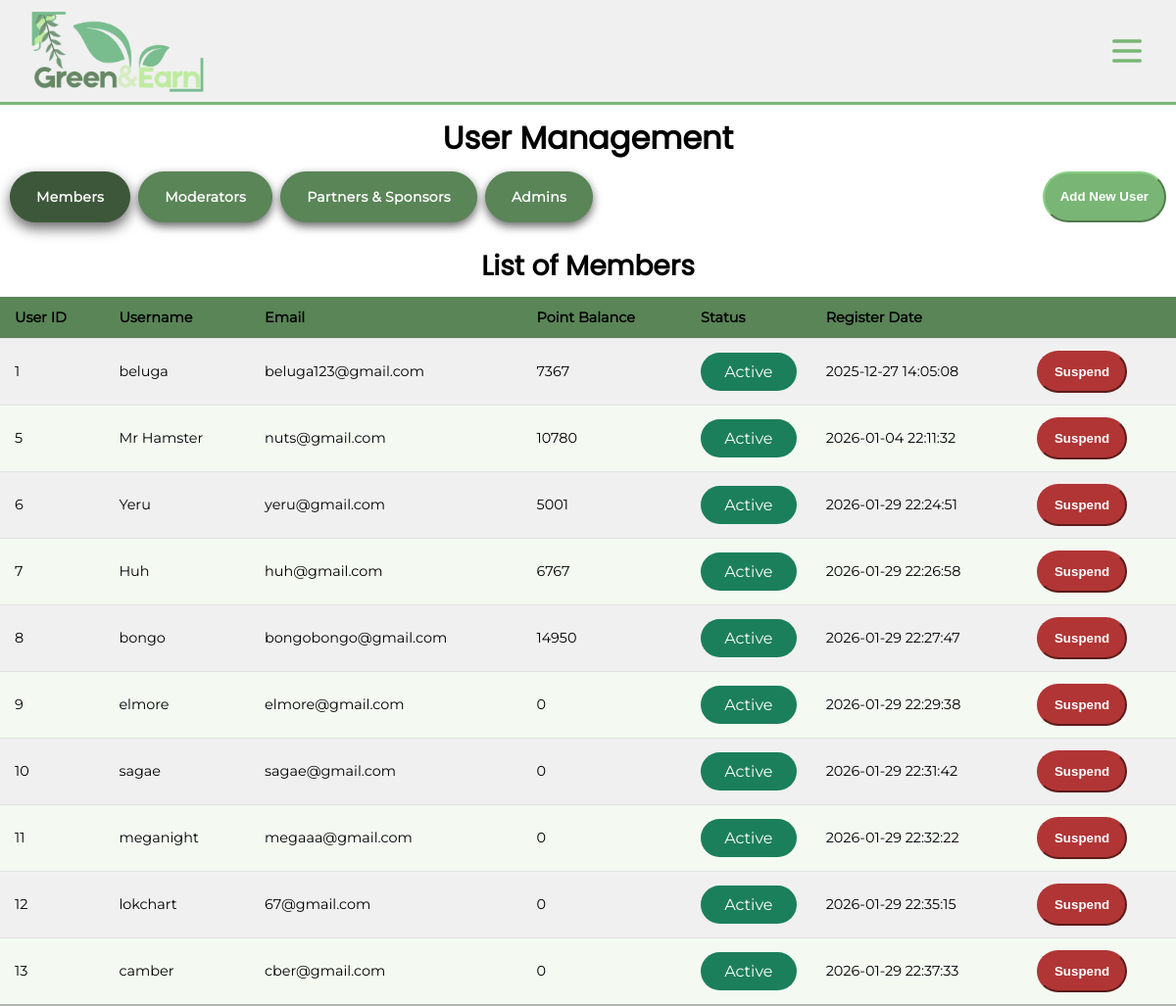
Page /php/admin/adminUserManagement.php (signed in) on the committed database.
### tables this page shows
CREATE TABLE `user` (
  `user_id` int(11) UNSIGNED NOT NULL,
  `role_id` int(11) UNSIGNED NOT NULL,
  `username` varchar(50) NOT NULL,
  `password_hash` varchar(255) NOT NULL,
  `email` varchar(100) NOT NULL,
  `bio` varchar(255) NOT NULL DEFAULT 'Ops, this person is too lazy to set their bio',
  `total_point_accumulated` int(11) NOT NULL DEFAULT 0,
  `point_balance` int(11) NOT NULL DEFAULT 0,
  `active_status` tinyint(1) NOT NULL DEFAULT 1,
  `register_date` datetime NOT NULL DEFAULT current_timestamp(),
  `profile_photo` varchar(255) NOT NULL
);

### php/admin/adminUserManagement.php (the view, shortened to what this page needs)
<?php
    include "../include/conn.php";
    $sqlMember = "SELECT * FROM user WHERE role_id = '2' ORDER BY user_id ASC";
    $resultMember = mysqli_query($dbConn, $sqlMember);
    $view = isset($_GET['view']) ? $_GET['view'] : 'memberPage';
?>
<!DOCTYPE html>
<html lang="en">
<head>
    <link rel="stylesheet" href="../../css/header.css">
    <link rel="stylesheet" href="../../css/style.css">
    <link rel="stylesheet" href="../../css/admin.css">
</head>
<body>
    <?php
        include "../include/header.php";
    ?>
    <h2 class="pageTitle">User Management</h2>
    <div class="viewToggle">
        <a href="?view=memberPage" class="<?php echo ($view == 'memberPage')? 'active':'' ?>">Members</a>
        <a href="?view=moderatorPage" class="<?php echo ($view == 'moderatorPage')? 'active':'' ?>">Moderators</a>
        <a href="?view=partnerPage" class="<?php echo ($view == 'partnerPage')? 'active':'' ?>">Partners & Sponsors</a>
        <a href="?view=adminPage" class="<?php echo ($view == 'adminPage')? 'active':'' ?>">Admins</a>
        <button id="addUserBtn">Add New User</button>
    </div>
    <?php if($view=='memberPage'):?>
    <div id="memberTable">
        <h3 class="tableTitle">List of Members</h3>
            <?php if(mysqli_num_rows($resultMember)>0):?>
                <table>
                    <thead>
                        <tr id="header">
                            <th>User ID</th>
                            <th>Username</th>
                            <th>Email</th>
                            <th>Point Balance</th>
                            <th>Status</th>
                            <th>Register Date</th>
                            <th></th>
                        </tr>
                    </thead>
                    <tbody>
                        <?php while($user_info = mysqli_fetch_assoc($resultMember)):?>
                            <tr>
                                <td data-label="User ID"><?php echo $user_info['user_id'];?></td>
                                <td data-label="Username"><?php echo $user_info['username'];?></td>
                                <td data-label="Email"><?php echo $user_info['email'];?></td>
                                <td data-label="Point Balance"><?php echo $user_info['point_balance'];?></td>
                                <?php if($user_info['active_status']==1){
                                    $memberStatus = "Active";
                                }else{
                                    $memberStatus = "Inactive";
                                }
                                ?>
                                <td data-label="Status"><p class="userStatus <?php echo $memberStatus?>"><?php echo $memberStatus?></p></td>
                                <td data-label="Register Date"><?php echo $user_info['register_date'];?></td>
                                <td data-label="Suspend/Activate Button">
                                    <?php if($user_info['active_status'] == 1): ?>
                                        <form method="POST">
                                            <button type="submit" class="suspendBtn">Suspend</button>
                                        </form>
                                    <?php endif;?>
                                </td>
                            </tr>
                        <?php endwhile; ?>
                    </tbody>
                </table>
            <?php endif; ?>
    </div>
            <?php endif; ?>
</body>
</html>

### css/style.css (style rules this page uses)
:root { --fs-h1: clamp(1.75rem, 3vw + 1rem, 2.5rem); --fs-h2: clamp(1.5rem, 2.5vw + 1rem, 2rem); --fs-h3: clamp(1.25rem, 2vw + 1rem, 1.75rem); --fs-body: clamp(0.9375rem, 0.5vw + 0.8rem, 1rem); --fs-small: clamp(0.8125rem, 0.5vw + 0.7rem, 0.875rem); --font-heading: 'poppins',sans-serif; --font-body: 'montserrat',sans-serif; --clr-dark-a0: #000000; --clr-light-a0: #ffffff; --clr-primary-a0: #89cf84; --clr-primary-a10: #79b675; --clr-primary-a20: #699d65; --clr-primary-a30: #5a8557; --clr-primary-a40: #4b6e48; --clr-primary-a50: #3d573a; --clr-surface-a0: #ffffff; --clr-surface-a10: #f0f0f0; --clr-surface-a20: #e1e1e1; --clr-surface-a30: #d3d3d3; --clr-surface-a40: #c5c5c5; --clr-surface-a50: #b6b6b6; --clr-surface-tonal-a0: #f4faf2; --clr-surface-tonal-a10: #e6ece5; --clr-surface-tonal-a20: #d9ded8; --clr-surface-tonal-a30: #ccd0cb; --clr-surface-tonal-a40: #bfc2be; --clr-surface-tonal-a50: #b2b4b1; --clr-backdrop: rgba(0, 0, 0, 0.3); --clr-success-a0: #1b7f5c; --clr-warning-a0: #b8871f; --clr-danger-a0: #b13535; --clr-info-a0: #1e56a3; --bg-body: var(--clr-surface-a0); --bg-card: var(--clr-surface-a10); --bg-highlight: var(--clr-surface-tonal-a0); --border-main: var(--clr-surface-a20); --text-main: var(--clr-dark-a0); --text-main-invert: var(--clr-light-a0); --text-muted: var(--clr-surface-a50); --text-on-primary: var(--clr-dark-a0); }
body { text-align: center; margin: 0; padding: 0; font-family: var(--font-body); background-color: var(--clr-surface-a0); color: var(--text-main); }
h2 { font-size: var(--fs-h2); font-family: var(--font-heading); }
h3 { font-size: var(--fs-h3); font-family: var(--font-heading); }
p { font-size: var(--fs-body); }
a { color: var(--text-main); font-size: var(--fs-body); font-family: var(--font-body); font-weight: bold; text-decoration: none; transition: color 0.3s ease; }
table { width: 100%; border-collapse: collapse; font-size: 0.9em; font-family: var(--font-body); background-color: var(--bg-card); color: var(--text-main); }
thead tr { background-color: var(--clr-primary-a30); color: var(--text-on-primary); }
th, td { padding: 12px 15px; border-bottom: 1px solid var(--border-main); text-align: left; }
tbody tr:nth-of-type(even) { background-color: var(--bg-highlight); }
tbody tr:last-of-type { border-bottom: 2px solid var(--clr-surface-tonal-a50); }

### css/admin.css (style rules this page uses)
* { box-sizing: border-box; margin: 0; }
.pageTitle { margin-top: 10px; margin-bottom: 10px; }
.tableTitle { margin-top: 10px; margin-bottom: 10px; }
.viewToggle { display: flex; gap: 8px; margin-bottom: 24px; justify-content: nowrap; margin-left: 10px; }
.viewToggle a { padding: 16px 26px; border-radius: 999px; border: 1px solid var(--clr-primary-a30); background-color: var(--clr-primary-a30); color: var(--text-main-invert); box-shadow: 0 4px 10px 0 rgba(0, 0, 0, 0.6); font-size: 14px; font-weight: bold; letter-spacing: 0.3px; cursor: pointer; transition: background-color 0.25s, color 0.25s, transform 0.15s, box-shadow 0.25s; }
.viewToggle a.active { background-color: var(--clr-primary-a50); border-color: var(--clr-primary-a50); box-shadow: 0 6px 14px 0 rgba(0, 0, 0, 0.6); }
.activityStatus,.rewardStatus, .userStatus { padding: 10px; border-radius: 20px; color: var(--text-main-invert); text-align: center; max-width: 120px; }
.userStatus.Active { background-color: var(--clr-success-a0); }
button { background-color: var(--clr-primary-a40); border-color: var(--clr-primary-a50); color: var(--text-main-invert); padding: 12px 16px; text-align: center; border-radius: 999px; font-weight: bold; }
.cancelBtn, .rejectBtn, .deleteBtn, .suspendBtn { background-color: var(--clr-danger-a0); color: var(--clr-light-a0); border-color: var(--clr-danger-a0); font-weight: bold; }
#addUserBtn { margin-left: auto; margin-right: 10px; background-color: var(--clr-primary-a10); border-color: var(--clr-primary-a0); }

### rows in the picture
user: user_id "1", username "beluga", email "beluga123@gmail.com", point_balance "7367", active_status "Active", register_date "2025-12-27 14:05:08"
user: user_id "5", username "Mr Hamster", email "nuts@gmail.com", point_balance "10780", active_status "Active", register_date "2026-01-04 22:11:32"
user: user_id "6", username "Yeru", email "yeru@gmail.com", point_balance "5001", active_status "Active", register_date "2026-01-29 22:24:51"
user: user_id "7", username "Huh", email "huh@gmail.com", point_balance "6767", active_status "Active", register_date "2026-01-29 22:26:58"
user: user_id "8", username "bongo", email "bongobongo@gmail.com", point_balance "14950", active_status "Active", register_date "2026-01-29 22:27:47"
user: user_id "9", username "elmore", email "elmore@gmail.com", point_balance "0", active_status "Active", register_date "2026-01-29 22:29:38"
user: user_id "10", username "sagae", email "sagae@gmail.com", point_balance "0", active_status "Active", register_date "2026-01-29 22:31:42"
user: user_id "11", username "meganight", email "megaaa@gmail.com", point_balance "0", active_status "Active", register_date "2026-01-29 22:32:22"
user: user_id "12", username "lokchart", email "67@gmail.com", point_balance "0", active_status "Active", register_date "2026-01-29 22:35:15"
user: user_id "13", username "camber", email "cber@gmail.com", point_balance "0", active_status "Active", register_date "2026-01-29 22:37:33"
